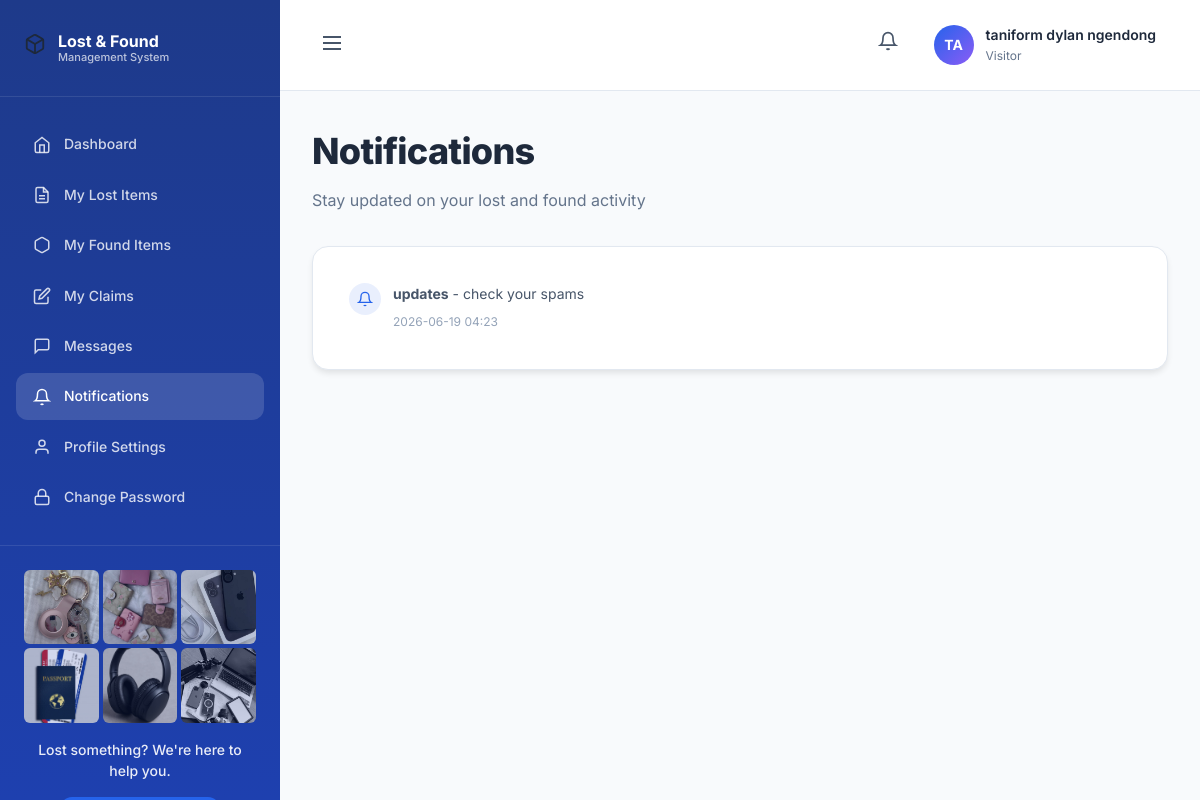
The page /user/notifications (signed in) on the database its author committed.
### tables this page shows
CREATE TABLE notifications (
            id INTEGER PRIMARY KEY AUTOINCREMENT,
            title TEXT NOT NULL,
            message TEXT NOT NULL,
            target TEXT DEFAULT 'all',
            created_at TIMESTAMP DEFAULT CURRENT_TIMESTAMP
        );

### app.py (the view)
@app.route('/user/notifications')
@login_required
def user_notifications():
    conn = get_db_connection()
    notifications = conn.execute('SELECT * FROM notifications ORDER BY created_at DESC LIMIT 20').fetchall()
    conn.close()
    return render_template('user/notifications.html', notifications=notifications)

### app.py (called while the page is built)
@app.context_processor
def inject_unread_messages():
    unread_messages = 0
    if 'user_id' in session:
        conn = get_db_connection()
        if session.get('role') == 'Admin':
            unread_messages = conn.execute('''
                SELECT COUNT(*) as count FROM messages
                WHERE receiver_id = ? AND is_read = 0
            ''', (session['user_id'],)).fetchone()['count']
        else:
            admin = conn.execute('SELECT * FROM users WHERE role = ?', ('Admin',)).fetchone()
            if admin:
                unread_messages = conn.execute('''
                    SELECT COUNT(*) as count FROM messages
                    WHERE receiver_id = ? AND sender_id = ? AND is_read = 0
                ''', (session['user_id'], admin['id'])).fetchone()['count']
        conn.close()
    return dict(unread_messages=unread_messages)

def get_db_connection():
    conn = sqlite3.connect('database/lostfound.db')
    conn.row_factory = sqlite3.Row
    return conn

def login_required(f):
    @wraps(f)
    def decorated_function(*args, **kwargs):
        if 'user_id' not in session:
            return redirect(url_for('login'))
        return f(*args, **kwargs)
    return decorated_function

### templates/user/notifications.html (shortened to what this page needs)
{% extends "user/base.html" %}
{% block content %}
<div class="welcome-section">
    <h1>Notifications</h1>
    <p>Stay updated on your lost and found activity</p>
</div>
<div class="dashboard-panel">
    <div class="notifications-list">
        {% if notifications %}
            {% for notif in notifications %}
            <div class="notification-item">
                <span class="notification-icon info">
                    <svg width="16" height="16" viewBox="0 0 24 24" fill="none" stroke="currentColor" stroke-width="2"><path d="M18 8A6 6 0 0 0 6 8c0 7-3 9-3 9h18s-3-2-3-9"/><path d="M13.73 21a2 2 0 0 1-3.46 0"/></svg>
                </span>
                <div class="notification-content">
                    <p><strong>{{ notif.title }}</strong> - {{ notif.message }}</p>
                    <span class="notification-time">{{ notif.created_at[:16] if notif.created_at else '' }}</span>
                </div>
            </div>
            {% endfor %}
        {% endif %}
    </div>
</div>
{% endblock %}

### static/css/user-dashboard.css (style rules this page uses)
* { margin: 0; padding: 0; box-sizing: border-box; }
:root { --primary: #2563EB; --primary-dark: #1E40AF; --primary-light: #3B82F6; --success: #22C55E; --warning: #F59E0B; --danger: #EF4444; --purple: #8B5CF6; --cyan: #06B6D4; --gray-900: #1E293B; --gray-800: #334155; --gray-700: #475569; --gray-600: #64748B; --gray-500: #94A3B8; --gray-400: #CBD5E1; --gray-300: #E2E8F0; --gray-200: #F1F5F9; --gray-100: #F8FAFC; --white: #ffffff; --shadow-sm: 0 1px 2px rgba(0, 0, 0, 0.05); --shadow: 0 4px 6px -1px rgba(0, 0, 0, 0.1); --shadow-lg: 0 10px 15px -3px rgba(0, 0, 0, 0.1); --shadow-xl: 0 20px 25px -5px rgba(0, 0, 0, 0.1); --shadow-2xl: 0 25px 50px -12px rgba(0, 0, 0, 0.25); --radius-sm: 8px; --radius: 12px; --radius-lg: 16px; --radius-xl: 20px; --radius-2xl: 24px; }
body { font-family: 'Inter', -apple-system, BlinkMacSystemFont, 'Segoe UI', Roboto, 'Helvetica Neue', Arial, sans-serif; background: var(--white); color: var(--gray-900); line-height: 1.6; overflow-x: hidden; }
.welcome-section { margin-bottom: 32px; }
.welcome-section h1 { font-size: 36px; font-weight: 800; color: var(--gray-900); margin-bottom: 8px; letter-spacing: -0.02em; }
.welcome-section p { font-size: 16px; color: var(--gray-600); }
.dashboard-panel { background: var(--white); border-radius: var(--radius-lg); padding: 24px; box-shadow: var(--shadow); border: 1px solid var(--gray-300); }
.notifications-list { display: flex; flex-direction: column; gap: 16px; }
.notification-item { display: flex; gap: 12px; padding: 12px; border-radius: var(--radius); transition: all 0.2s ease; }
.notification-icon { width: 32px; height: 32px; border-radius: 50%; display: flex; align-items: center; justify-content: center; flex-shrink: 0; }
.notification-icon.info { background: rgba(37, 99, 235, 0.1); color: var(--primary); }
.notification-content { flex: 1; }
.notification-content p { font-size: 14px; color: var(--gray-700); margin-bottom: 4px; line-height: 1.5; }
.notification-time { font-size: 12px; color: var(--gray-500); }

### rows shown on the page
notifications: title "updates", message "check your spams", created_at "2026-06-19 04:23"

### other values the page prints
{{ session.get('name', 'JD')[:2].upper() }} "TA"
{{ session.get('name', 'John Doe') }} "taniform dylan ngendong"
{{ session.get('role', 'Student') }} "Visitor"
